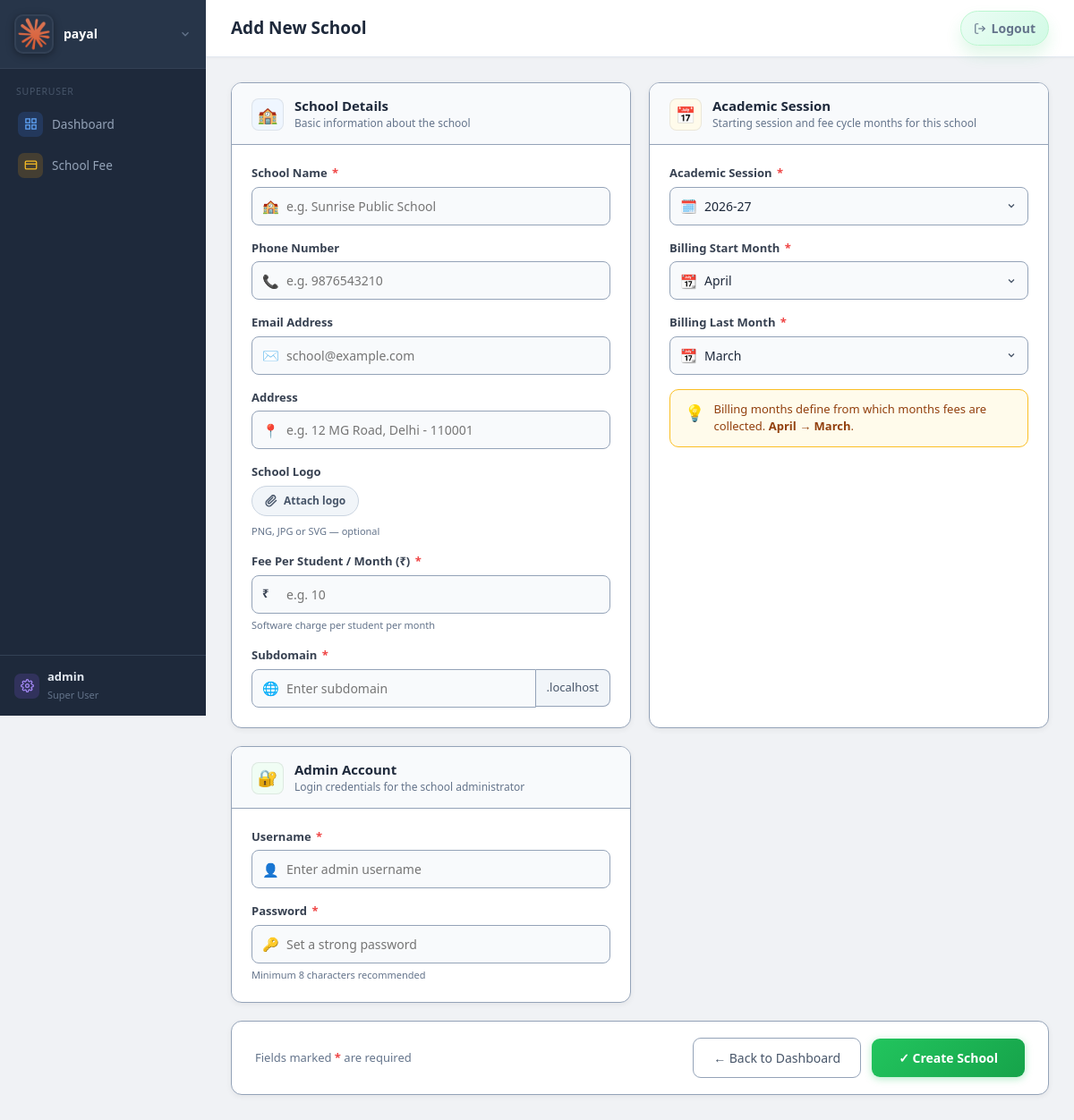
Page /super/schools/add/ (signed in) on the committed database.
### core/models.py (models this page shows, shortened)
class SuperUserSettings(models.Model):
    software_name = models.CharField(max_length=150, default='SchoolERP')
    superuser_name = models.CharField(max_length=150, blank=True)
    superuser_email = models.EmailField(blank=True)
    superuser_phone = models.CharField(max_length=20, blank=True)
    logo = models.ImageField(upload_to='software_logos/', blank=True, null=True)
    organization_address = models.TextField(blank=True)
    notes = models.TextField(blank=True)
    default_session = models.CharField(max_length=20, blank=True, default='',
                                       help_text='Default academic session shown on superuser dashboard and school fee pages.')
    updated_at = models.DateTimeField(auto_now=True)
    @classmethod
    def get_solo(cls):
        obj = cls.objects.order_by('pk').first()
        if obj:
            return obj
        return cls.objects.create()

class User(AbstractUser):
    SUPERUSER = 'superuser'
    SCHOOL_ADMIN = 'school_admin'
    ROLES = [(SUPERUSER, 'Super User'), (SCHOOL_ADMIN, 'School Admin')]
    role = models.CharField(max_length=20, choices=ROLES, default=SCHOOL_ADMIN)
    school = models.ForeignKey(School, on_delete=models.CASCADE, null=True, blank=True)
    def is_super(self):
        return self.role == self.SUPERUSER

### core/views.py (the view, shortened to what this page needs)
# urls.py: path('super/schools/add/', views.school_add, name='school_add'),
@super_only
def school_add(request):
    session_choices = get_academic_session_choices(past_years=2, future_years=10)
    su_settings = SuperUserSettings.get_solo()
    default_session = su_settings.default_session or session_choices[0][0]
    from django.conf import settings as _s
    return render(request, 'superuser/school_add.html', {
        'session_choices': session_choices,
        'month_choices': MONTH_CHOICES,
        'base_domain': getattr(_s, 'TENANT_BASE_DOMAIN', 'localhost'),
        'default_session': default_session,
    })

### templates/superuser/school_add.html (shortened to what this page needs)
{% extends 'base.html' %}
{% block page_title %}Add New School{% endblock %}
{% block content %}
<form method="post" action="{% url 'school_add' %}" enctype="multipart/form-data">
  <div class="as-body">
    <div class="as-section">
      <div class="as-section-head">
        <div class="sec-icon blue">🏫</div>
        <div>
          <h3>School Details</h3>
          <p>Basic information about the school</p>
        </div>
      </div>
      <div class="as-section-body">
        <div class="fg">
          <label>School Name <span class="req">*</span></label>
          <div class="input-wrap">
            <span class="input-icon">🏫</span>
            <input type="text" name="name" placeholder="e.g. Sunrise Public School" required autofocus>
          </div>
        </div>
        <div class="fg">
          <label>Phone Number</label>
          <div class="input-wrap">
            <span class="input-icon">📞</span>
            <input type="text" name="phone" placeholder="e.g. 9876543210">
          </div>
        </div>
        <div class="fg">
          <label>Email Address</label>
          <div class="input-wrap">
            <span class="input-icon">✉️</span>
            <input type="email" name="email" placeholder="school@example.com">
          </div>
        </div>
        <div class="fg">
          <label>Address</label>
          <div class="input-wrap">
            <span class="input-icon">📍</span>
            <input type="text" name="address" placeholder="e.g. 12 MG Road, Delhi - 110001">
          </div>
        </div>
        <div class="fg">
          <label>School Logo</label>
          <div class="logo-attach-row">
            <span class="logo-attach-btn" id="logo-attach-btn" onclick="document.getElementById('logo-input').click()">
              <svg width="14" height="14" viewBox="0 0 24 24" fill="none" stroke="currentColor" stroke-width="2.5" stroke-linecap="round" stroke-linejoin="round"><path d="M21.44 11.05l-9.19 9.19a6 6 0 01-8.49-8.49l9.19-9.19a4 4 0 015.66 5.66L9.42 16.4a2 2 0 01-2.83-2.83l8.49-8.48"/></svg>
              Attach logo
            </span>
          </div>
          <span class="hint" style="margin-top:4px;">PNG, JPG or SVG — optional</span>
        </div>
        <div class="fg">
          <label>Fee Per Student / Month (₹) <span class="req">*</span></label>
          <div class="input-wrap">
            <span class="input-icon" style="font-size:13px;font-weight:700;color:#374151;">₹</span>
            <input type="number" name="fee_per_student" placeholder="e.g. 10" min="0" step="0.01" required>
          </div>
          <span class="hint">Software charge per student per month</span>
        </div>
        <div class="fg">
          <label>Subdomain <span class="req">*</span></label>
          <div class="input-wrap" style="display:flex;align-items:center;gap:0;">
            <span class="input-icon">🌐</span>
            <input type="text" name="subdomain" id="subdomain-input"
                   placeholder="Enter subdomain"
                   pattern="[a-z0-9\-]*" title="Lowercase letters, numbers, and hyphens only"
                   style="border-radius:8px 0 0 8px;" autocomplete="off" required>
            <span id="subdomain-suffix"
                  style="padding:10px 12px;background:#f1f5f9;border:1.5px solid #94a3b8;border-left:none;border-radius:0 8px 8px 0;font-size:13px;color:#475569;white-space:nowrap;">.{{ base_domain }}</span>
          </div>
        </div>
      </div>
    </div>
    <div class="as-section">
      <div class="as-section-head">
        <div class="sec-icon amber">📅</div>
        <div>
          <h3>Academic Session</h3>
          <p>Starting session and fee cycle months for this school</p>
        </div>
      </div>
      <div class="as-section-body">
        <div class="fg">
          <label>Academic Session <span class="req">*</span></label>
          <div class="input-wrap">
            <span class="input-icon">🗓️</span>
            <select name="current_academic_session">
              {% for val, label in session_choices %}
                <option value="{{ val }}" {% if val == default_session %}selected{% endif %}>{{ label }}</option>
              {% endfor %}
            </select>
          </div>
        </div>
        <div class="fg">
          <label>Billing Start Month <span class="req">*</span></label>
          <div class="input-wrap">
            <span class="input-icon">📆</span>
            <select name="billing_start_month">
              {% for val, label in month_choices %}
                <option value="{{ val }}" {% if val == 'april' %}selected{% endif %}>{{ label }}</option>
              {% endfor %}
            </select>
          </div>
        </div>
        <div class="fg">
          <label>Billing Last Month <span class="req">*</span></label>
          <div class="input-wrap">
            <span class="input-icon">📆</span>
            <select name="billing_end_month">
              {% for val, label in month_choices %}
                <option value="{{ val }}" {% if val == 'march' %}selected{% endif %}>{{ label }}</option>
              {% endfor %}
            </select>
          </div>
        </div>
        <div class="tip-strip">
          <span style="font-size:18px;">💡</span>
          <span>Billing months define from which months fees are collected. <strong>April → March</strong>.</span>
        </div>
      </div>
    </div>
    <div class="as-section">
      <div class="as-section-head">
        <div class="sec-icon green">🔐</div>
        <div>
          <h3>Admin Account</h3>
          <p>Login credentials for the school administrator</p>
        </div>
      </div>
      <div class="as-section-body">
        <div class="fg">
          <label>Username <span class="req">*</span></label>
          <div class="input-wrap">
            <span class="input-icon">👤</span>
            <input type="text" id="preview-username" name="username"
              placeholder="Enter admin username" required
              autocomplete="off" spellcheck="false">
          </div>
        </div>
        <div class="fg">
          <label>Password <span class="req">*</span></label>
          <div class="input-wrap">
            <span class="input-icon">🔑</span>
            <input type="password" name="password" placeholder="Set a strong password" required>
          </div>
          <span class="hint">Minimum 8 characters recommended</span>
        </div>
      </div>
    </div>
  </div>
  <div class="as-actions">
    <div class="as-actions-left">
      Fields marked <strong style="color:#ef4444;">*</strong> are required
    </div>
    <div class="as-actions-right">
      <a href="{% url 'super_dashboard' %}" class="btn-back">← Back to Dashboard</a>
      <button type="submit" class="btn-create">✓ Create School</button>
    </div>
  </div>
</form>
{% endblock %}

### templates/base.html (shortened to what this page needs)
{% load static %}
<!DOCTYPE html>
<html lang="en">
<head>
<link rel="stylesheet" href="{% static 'css/style.css' %}">
<link rel="stylesheet" href="https://cdn.jsdelivr.net/npm/bootstrap@5.3.3/dist/css/bootstrap.min.css">
</head>
<body>
<div class="sidebar">
  <div class="brand" id="brand-profile">
    <button type="button" class="brand-trigger" onclick="toggleBrandProfile(event)" aria-expanded="false" aria-controls="brand-profile-menu">
      <div class="brand-inner">
        {% if app_settings and app_settings.logo %}
          <img src="{{ app_settings.logo.url }}" alt="{{ app_settings.software_name|default:'SchoolERP' }}" class="brand-logo">
        {% else %}
          <div class="brand-logo-fallback">
            <svg width="22" height="22" fill="none" stroke="#fff" stroke-width="2" viewBox="0 0 24 24"><path d="M3 9l9-7 9 7v11a2 2 0 0 1-2 2H5a2 2 0 0 1-2-2z"/><polyline points="9 22 9 12 15 12 15 22"/></svg>
          </div>
        {% endif %}
        <div class="brand-text">
          <div class="brand-name">{{ app_settings.software_name|default:'SchoolERP' }}</div>
        </div>
        <svg class="brand-chevron" width="14" height="14" fill="none" stroke="currentColor" stroke-width="2.2" viewBox="0 0 24 24"><polyline points="6 9 12 15 18 9"/></svg>
      </div>
    </button>
  </div>
  <nav>
    {% if user.is_super %}
      <div class="nav-section">Superuser</div>
      <a href="{% url 'super_dashboard' %}" {% if request.resolver_match.url_name == 'super_dashboard' %}class="active"{% endif %}>
        <span class="ni ni-blue"><svg width="15" height="15" fill="none" stroke="currentColor" stroke-width="2" viewBox="0 0 24 24"><rect x="3" y="3" width="7" height="7"/><rect x="14" y="3" width="7" height="7"/><rect x="3" y="14" width="7" height="7"/><rect x="14" y="14" width="7" height="7"/></svg></span>
        Dashboard
      </a>
      <a href="{% url 'super_school_fee_dashboard' %}" {% if request.resolver_match.url_name == 'super_school_fee_dashboard' or request.resolver_match.url_name == 'super_collect_fee' %}class="active"{% endif %}>
        <span class="ni ni-amber"><svg width="15" height="15" fill="none" stroke="currentColor" stroke-width="2" viewBox="0 0 24 24"><rect x="2" y="5" width="20" height="14" rx="2"/><line x1="2" y1="10" x2="22" y2="10"/></svg></span>
        School Fee
      </a>
    {% endif %}
  </nav>
  {% if not user.is_super %}
  <a href="{% url 'config_view' %}" class="user-info {% if request.resolver_match.url_name == 'config_view' %}active{% endif %}">
    <span class="ni ni-purple"><svg width="15" height="15" fill="none" stroke="currentColor" stroke-width="2" viewBox="0 0 24 24"><circle cx="12" cy="12" r="3"/><path d="M19.4 15a1.65 1.65 0 0 0 .33 1.82l.06.06a2 2 0 0 1-2.83 2.83l-.06-.06a1.65 1.65 0 0 0-1.82-.33 1.65 1.65 0 0 0-1 1.51V21a2 2 0 0 1-4 0v-.09A1.65 1.65 0 0 0 9 19.4a1.65 1.65 0 0 0-1.82.33l-.06.06a2 2 0 0 1-2.83-2.83l.06-.06A1.65 1.65 0 0 0 4.68 15a1.65 1.65 0 0 0-1.51-1H3a2 2 0 0 1 0-4h.09A1.65 1.65 0 0 0 4.6 9a1.65 1.65 0 0 0-.33-1.82l-.06-.06a2 2 0 0 1 2.83-2.83l.06.06A1.65 1.65 0 0 0 9 4.68a1.65 1.65 0 0 0 1-1.51V3a2 2 0 0 1 4 0v.09a1.65 1.65 0 0 0 1 1.51 1.65 1.65 0 0 0 1.82-.33l.06-.06a2 2 0 0 1 2.83 2.83l-.06.06A1.65 1.65 0 0 0 19.4 9a1.65 1.65 0 0 0 1.51 1H21a2 2 0 0 1 0 4h-.09a1.65 1.65 0 0 0-1.51 1z"/></svg></span>
    Settings
  </a>
  {% else %}
  <a href="{% url 'super_settings' %}" class="user-info {% if request.resolver_match.url_name == 'super_settings' %}active{% endif %}">
    <span class="ni ni-purple"></span>
    <div class="user-details">
      <strong>{{ user.username }}</strong>
      <small>{{ user.get_role_display }}</small>
    </div>
  </a>
  {% endif %}
</div>
<div class="main">
  <div class="topbar">
    <h1>{% block page_title %}Dashboard{% endblock %}</h1>
    <div class="topbar-right">
      <a class="topbar-logout" href="{% url 'logout' %}">
        <svg width="14" height="14" fill="none" stroke="currentColor" stroke-width="2" viewBox="0 0 24 24"><path d="M9 21H5a2 2 0 0 1-2-2V5a2 2 0 0 1 2-2h4"/><polyline points="16 17 21 12 16 7"/><line x1="21" y1="12" x2="9" y2="12"/></svg>
        Logout
      </a>
    </div>
  </div>
  <div class="content">
    {% block content %}{% endblock %}
  </div>
</div>
</body>
</html>

### rows in the picture
SuperUserSettings: logo (picture), software_name "payal", current_academic_session "2026-27"
User: username "admin", role "Super User"

### other values in the picture
{{ base_domain }} "localhost"
form field billing_start_month "April"
form field billing_end_month "March"
